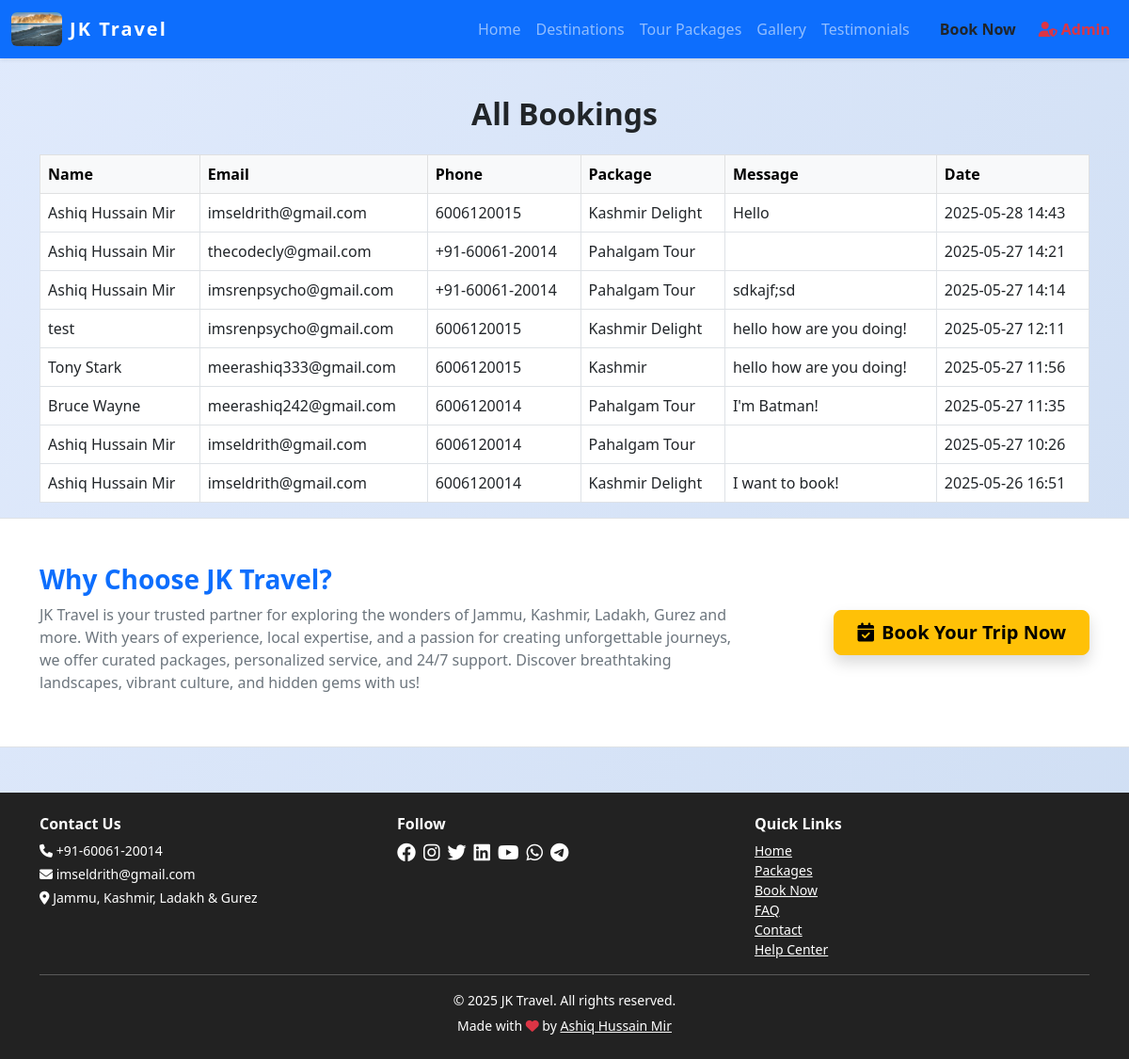
/bookings (signed in), run on the app's committed database.
### models.py (models this page shows, shortened)
class SiteSettings(db.Model):
    id = db.Column(db.Integer, primary_key=True)
    site_name = db.Column(db.String(120), default='JKLG Travel')
    site_title = db.Column(db.String(200), default='JKLG Travel - Explore Jammu, Kashmir, Ladakh & Gurez')
    logo = db.Column(db.String(200))
    phone = db.Column(db.String(30), default='+91-12345-67890')
    email = db.Column(db.String(120), default='info@jklgtravel.com')
    address = db.Column(db.String(200), default='Jammu, Kashmir, Ladakh & Gurez')
    facebook = db.Column(db.String(120))  # Username only
    instagram = db.Column(db.String(120))  # Username only
    twitter = db.Column(db.String(120))  # Username only
    linkedin = db.Column(db.String(120))  # Username only
    youtube = db.Column(db.String(120))  # Channel/user ID only
    whatsapp = db.Column(db.String(30))  # Number only
    telegram = db.Column(db.String(120))  # Username only
    meta_description = db.Column(db.String(300))
    about = db.Column(db.Text)
    google_analytics_id = db.Column(db.String(32))
    show_facebook = db.Column(db.Boolean, default=True)
    show_instagram = db.Column(db.Boolean, default=True)
    show_twitter = db.Column(db.Boolean, default=True)
    show_linkedin = db.Column(db.Boolean, default=True)
    show_youtube = db.Column(db.Boolean, default=True)
    show_whatsapp = db.Column(db.Boolean, default=True)
    show_telegram = db.Column(db.Boolean, default=True)
    hero_title = db.Column(db.String(200), default='Discover Jammu, Kashmir, Ladakh & Gurez')
    hero_subtitle = db.Column(db.String(300), default='Unforgettable journeys, breathtaking landscapes, and curated experiences await you.')
    hero_bg_image = db.Column(db.String(200), default='hero_default.jpg')  # New field for background image
    hero_slides = db.Column(db.Text)  # JSON: [{"title":..., "subtitle":..., "image":..., "animation_title":..., "animation_subtitle":...}, ...]
    hero_slide_interval = db.Column(db.Integer, default=5)  # Interval in seconds for hero carousel

class Booking(db.Model):
    id = db.Column(db.Integer, primary_key=True)
    name = db.Column(db.String(100), nullable=False)
    email = db.Column(db.String(120), nullable=False)
    phone = db.Column(db.String(30), nullable=False)
    package = db.Column(db.String(120))
    message = db.Column(db.Text)
    date = db.Column(db.DateTime, server_default=db.func.now())
    status = db.Column(db.String(20), default='Pending')  # New field

### views.py (the view, shortened to what this page needs)
@main.route('/bookings', methods=['GET', 'POST'])
@login_required
def bookings():
    if not current_user.is_admin:
        flash('Admins only!')
        return redirect(url_for('main.index'))
    bookings = Booking.query.order_by(Booking.date.desc()).all()
    return render_template('bookings.html', bookings=bookings)

### app.py (called while the page is built)
@login_manager.user_loader
def load_user(user_id):
    from models import User
    return db.session.get(User, int(user_id))

### views.py (called while the page is built)
@main.context_processor
def inject_site_settings():
    settings = SiteSettings.query.first()
    return dict(site_settings=settings)

### templates/bookings.html (shortened to what this page needs)
{% extends 'base.html' %}
{% block content %}
<h2 class="section-title text-center">All Bookings</h2>
<div class="table-responsive">
    <table class="table table-bordered table-hover">
        <thead class="table-light">
            <tr>
                <th>Name</th>
                <th>Email</th>
                <th>Phone</th>
                <th>Package</th>
                <th>Message</th>
                <th>Date</th>
            </tr>
        </thead>
        <tbody>
            {% for b in bookings %}
            <tr>
                <td>{{ b.name }}</td>
                <td>{{ b.email }}</td>
                <td>{{ b.phone }}</td>
                <td>{{ b.package }}</td>
                <td>{{ b.message }}</td>
                <td>{{ b.date.strftime('%Y-%m-%d %H:%M') }}</td>
            </tr>
            {% endfor %}
        </tbody>
    </table>
</div>
{% endblock %}

### templates/base.html (shortened to what this page needs)
<!DOCTYPE html>
<html lang="en">
<head>
    <link rel="stylesheet" href="https://cdn.jsdelivr.net/npm/bootstrap@5.3.0/dist/css/bootstrap.min.css">
    <link rel="stylesheet" href="https://cdnjs.cloudflare.com/ajax/libs/font-awesome/6.4.0/css/all.min.css">
</head>
<body>
    <nav class="navbar navbar-expand-lg navbar-dark bg-primary shadow-sm">
        <div class="container-fluid">
            <a class="navbar-brand d-flex align-items-center gap-2" href="/">
                {% if site_settings and site_settings.logo %}
                    <img src="{{ url_for('static', filename='uploads/' ~ site_settings.logo) }}" alt="Logo" style="height:36px; width:auto; border-radius:6px;">
                {% else %}
                    <i class="fa fa-mountain-sun fa-lg"></i>
                {% endif %}
                {{ site_settings.site_name if site_settings and site_settings.site_name else 'JKLG Travel' }}
            </a>
            <div class="collapse navbar-collapse" id="navbarNav">
                <ul class="navbar-nav ms-auto">
                    <li class="nav-item"><a class="nav-link" href="/">Home</a></li>
                    <li class="nav-item"><a class="nav-link" href="/places">Destinations</a></li>
                    <li class="nav-item"><a class="nav-link" href="/packages">Tour Packages</a></li>
                    <li class="nav-item"><a class="nav-link" href="/gallery">Gallery</a></li>
                    <li class="nav-item"><a class="nav-link" href="/testimonials">Testimonials</a></li>
                    <li class="nav-item"><a class="nav-link btn btn-warning text-dark ms-2 px-3 fw-bold" href="/book">Book Now</a></li>
                    {% if current_user.is_authenticated and current_user.is_admin %}
                    <li class="nav-item">
                        <a class="nav-link text-danger fw-bold" href="/admin"><i class="fa fa-user-shield me-1"></i>Admin</a>
                    </li>
                    {% endif %}
                </ul>
            </div>
        </div>
    </nav>
    <div class="container mt-4">
        {% block content %}{% endblock %}
    </div>
    <section class="about-website-section py-4 py-md-5 bg-white border-top border-bottom">
        <div class="container">
            <div class="row align-items-center justify-content-center text-center text-md-start">
                <div class="col-12 col-md-8 mb-3 mb-md-0">
                    <h3 class="fw-bold text-primary mb-2">Why Choose {{ site_settings.site_name }}?</h3>
                    <p class="mb-2 text-secondary">{{ site_settings.site_name }} is your trusted partner for exploring the wonders of Jammu, Kashmir, Ladakh, Gurez and more. With years of experience, local expertise, and a passion for creating unforgettable journeys, we offer curated packages, personalized service, and 24/7 support. Discover breathtaking landscapes, vibrant culture, and hidden gems with us!</p>
                </div>
                <div class="col-12 col-md-4 d-flex justify-content-center justify-content-md-end">
                    <a href="/book" class="btn btn-lg btn-warning fw-bold shadow px-4 py-2"><i class="fa fa-calendar-check me-2"></i>Book Your Trip Now</a>
                </div>
            </div>
        </div>
    </section>
    <footer class="footer text-center mt-5">
        <div class="container">
            <div class="row mb-2 gy-3 text-center text-md-start justify-content-center">
                <div class="col-12 col-sm-6 col-lg-4 mb-2 mb-lg-0">
                    <h6 class="fw-bold">Contact Us</h6>
                    <p class="mb-1 small"><i class="fa fa-phone"></i> {{ site_settings.phone if site_settings and site_settings.phone else '+91-12345-67890' }}</p>
                    <p class="mb-1 small"><i class="fa fa-envelope"></i> {{ site_settings.email if site_settings and site_settings.email else 'info@jklgtravel.com' }}</p>
                    <p class="mb-1 small"><i class="fa fa-map-marker-alt"></i> {{ site_settings.address if site_settings and site_settings.address else 'Jammu, Kashmir, Ladakh & Gurez' }}</p>
                </div>
                <div class="col-12 col-sm-6 col-lg-4 mb-2 mb-lg-0">
                    <h6 class="fw-bold">Follow</h6>
                    <div class="d-flex flex-wrap justify-content-center justify-content-lg-start gap-2 mb-3">
                        {% if site_settings and site_settings.facebook and site_settings.show_facebook %}
                            <a href="https://facebook.com/{{ site_settings.facebook }}" class="text-white"><i class="fab fa-facebook fa-lg"></i></a>
                        {% endif %}
                        {% if site_settings and site_settings.instagram and site_settings.show_instagram %}
                            <a href="https://instagram.com/{{ site_settings.instagram }}" class="text-white"><i class="fab fa-instagram fa-lg"></i></a>
                        {% endif %}
                        {% if site_settings and site_settings.twitter and site_settings.show_twitter %}
                            <a href="https://x.com/{{ site_settings.twitter }}" class="text-white"><i class="fab fa-twitter fa-lg"></i></a>
                        {% endif %}
                        {% if site_settings and site_settings.linkedin and site_settings.show_linkedin %}
                            <a href="https://linkedin.com/in/{{ site_settings.linkedin }}" class="text-white"><i class="fab fa-linkedin fa-lg"></i></a>
                        {% endif %}
                        {% if site_settings and site_settings.youtube and site_settings.show_youtube %}
                            <a href="https://youtube.com/{{ site_settings.youtube }}" class="text-white"><i class="fab fa-youtube fa-lg"></i></a>
                        {% endif %}
                        {% if site_settings and site_settings.whatsapp and site_settings.show_whatsapp %}
                            <a href="https://wa.me/{{ site_settings.whatsapp }}" class="text-white"><i class="fab fa-whatsapp fa-lg"></i></a>
                        {% endif %}
                        {% if site_settings and site_settings.telegram and site_settings.show_telegram %}
                            <a href="https://t.me/{{ site_settings.telegram }}" class="text-white"><i class="fab fa-telegram fa-lg"></i></a>
                        {% endif %}
                    </div>
                </div>
                <div class="col-12 col-sm-6 col-lg-4 mb-2 mb-lg-0">
                    <h6 class="fw-bold mt-3 mt-sm-0">Quick Links</h6>
                    <div class="d-flex flex-wrap justify-content-center justify-content-lg-start gap-2 gap-lg-0 flex-column flex-lg-column align-items-center align-items-lg-start">
                        <a href="/" class="d-block text-white small">Home</a>
                        <a href="/packages" class="d-block text-white small">Packages</a>
                        <a href="/book" class="d-block text-white small">Book Now</a>
                        <a href="/faq" class="d-block text-white small">FAQ</a>
                        <a href="/contact" class="d-block text-white small">Contact</a>
                        <a href="/help" class="d-block text-white small">Help Center</a>
                    </div>
                </div>
            </div>
            <hr class="bg-light">
            <p class="mb-1 small">&copy; {{ 2025 }} {{ site_settings.site_name if site_settings and site_settings.site_name else 'JKLG Travel Agency' }}. All rights reserved.</p>
            <small>Made with <i class="fa fa-heart text-danger"></i> by <a href="https://github.com/mir-ashiq">Ashiq Hussain Mir</a></small>
        </div>
    </footer>
</body>
</html>

### templates/base.html (style rules this page uses)
body { background: linear-gradient(120deg, #e0eafc, #cfdef3 100%); min-height: 100vh; }
.navbar-brand { font-weight: bold; letter-spacing: 2px; }
.section-title { margin-top: 40px; margin-bottom: 24px; font-weight: 700; }
.footer { background: #222; color: #fff; padding: 24px 0; margin-top: 48px; }
.footer a { color: #fff; text-decoration: underline; }

### data on the page
SiteSettings: logo (picture), site_name "JK Travel", phone "+91-60061-20014", email "imseldrith@gmail.com", address "Jammu, Kashmir, Ladakh & Gurez"
Booking: name "Ashiq Hussain Mir", email "imseldrith@gmail.com", phone "6006120015", package "Kashmir Delight", message "Hello", date "2025-05-28 14:43"
Booking: name "Ashiq Hussain Mir", email "thecodecly@gmail.com", phone "+91-60061-20014", package "Pahalgam Tour", date "2025-05-27 14:21"
Booking: name "Ashiq Hussain Mir", email "imsrenpsycho@gmail.com", phone "+91-60061-20014", package "Pahalgam Tour", message "sdkajf;sd", date "2025-05-27 14:14"
Booking: name "test", email "imsrenpsycho@gmail.com", phone "6006120015", package "Kashmir Delight", message "hello how are you doing!", date "2025-05-27 12:11"
Booking: name "Tony Stark", email "meerashiq333@gmail.com", phone "6006120015", package "Kashmir", message "hello how are you doing!", date "2025-05-27 11:56"
Booking: name "Bruce Wayne", email "meerashiq242@gmail.com", phone "6006120014", package "Pahalgam Tour", message "I'm Batman!", date "2025-05-27 11:35"
Booking: name "Ashiq Hussain Mir", email "imseldrith@gmail.com", phone "6006120014", package "Pahalgam Tour", date "2025-05-27 10:26"
Booking: name "Ashiq Hussain Mir", email "imseldrith@gmail.com", phone "6006120014", package "Kashmir Delight", message "I want to book!", date "2025-05-26 16:51"

### other printed values
{{ 2025 }} "2025"
